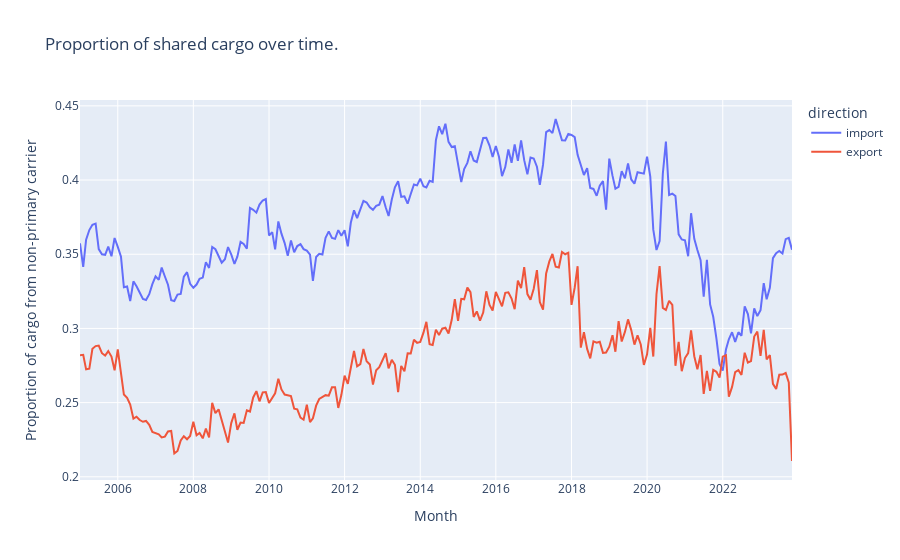

Source (notebook cell):
### Code cell
lf = pl.concat([imports_lf,exports_lf], how='diagonal')

sharing_over_time_plotly(
    data_lf=lf,
    include_missing_voyages=False,
    group_var='direction')

### Figure 1 — Plotly figure (JSON) as saved in the notebook; plotly's stock layout.template omitted (floating-point values rounded to 4 significant figures; data arrays with more than 128 entries replaced by an {"elided": "..."} marker saying what was removed)
{"data": [{"hovertemplate": "direction=import<br>Month=%{x}<br>Proportion of cargo from non-primary carrier=%{y}<extra></extra>", "legendgroup": "import", "line": {"color": "#636efa", "dash": "solid"}, "marker": {"symbol": "circle"}, "mode": "lines", "name": "import", "orientation": "v", "showlegend": true, "type": "scatter", "x": {"elided": "227 str values"}, "xaxis": "x", "y": {"elided": "227 float values"}, "yaxis": "y"}, {"hovertemplate": "direction=export<br>Month=%{x}<br>Proportion of cargo from non-primary carrier=%{y}<extra></extra>", "legendgroup": "export", "line": {"color": "#EF553B", "dash": "solid"}, "marker": {"symbol": "circle"}, "mode": "lines", "name": "export", "orientation": "v", "showlegend": true, "type": "scatter", "x": {"elided": "227 str values"}, "xaxis": "x", "y": {"elided": "227 float values"}, "yaxis": "y"}], "layout": {"legend": {"title": {"text": "direction"}, "tracegroupgap": 0}, "title": {"text": "Proportion of shared cargo over time."}, "xaxis": {"anchor": "y", "domain": [0, 1], "title": {"text": "Month"}}, "yaxis": {"anchor": "x", "domain": [0, 1], "title": {"text": "Proportion of cargo from non-primary carrier"}}}}
